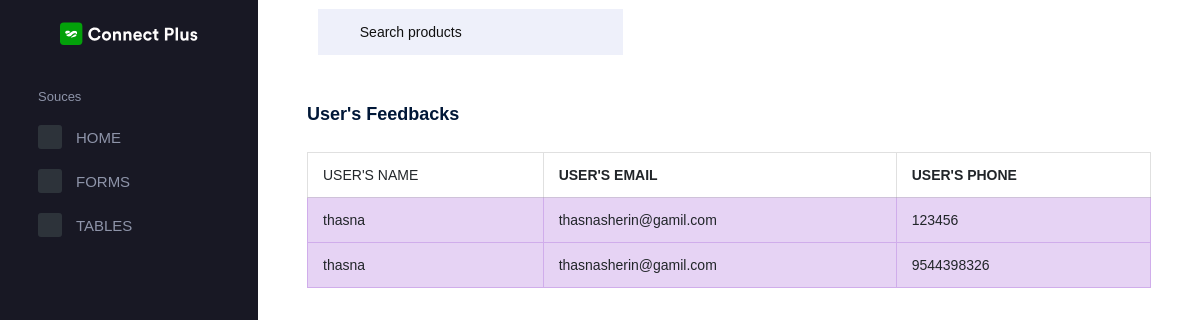
/viewreg, run on the app's committed database.
### Userapp/models.py (models this page shows)
class Register(models.Model):
    username = models.CharField(max_length=25)
    password = models.CharField(max_length=25)
    email=models.EmailField()
    phone = models.IntegerField()

### Adminapp/views.py (the view)
# urls.py: path('viewreg',views.viewreg,name='viewreg'),
def viewreg(request):
    data=Register.objects.all()
    return render(request,'viewreg.html',{'data':data})

### Adminapp/templates/viewreg.html (shortened to what this page needs)
{% extends 'adminindex.html' %}
{% block content %}
<div style="margin-right: 40px;" class="col-lg-12 stretch-card">
    <div class="card">
      <div class="card-body">
        <h4 class="card-title">User's Feedbacks</h4>
        <table style="margin-right: 20px;" class="table table-bordered">
          <thead>
            <tr>
              <b><th> USER'S NAME </th></b>
              <th><b> USER'S EMAIL </b></th>
              <th><b> USER'S PHONE</b> </th>
            </tr>
          </thead>
          <tbody>
            {% for i in data %}
            <tr class="table-info">
              <td> {{i.username}} </td>
              <td> {{i.email}} </td>
              <td> {{i.phone}} </td>
            </tr>
            {% endfor %}
          </tbody>
        </table>
      </div>
    </div>
  </div>
{% endblock %}

### data on the page
Register: username "thasna", email "thasnasherin@gamil.com", phone "123456"
Register: username "thasna", email "thasnasherin@gamil.com", phone "9544398326"
